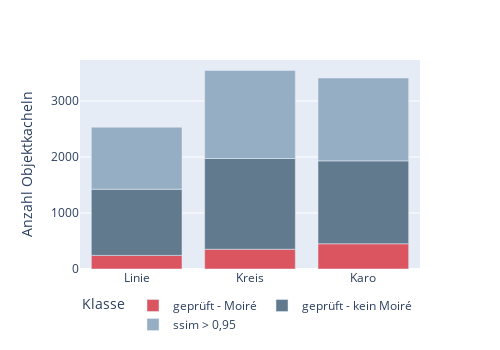

Write notebook code for a chart like this one.
### Code cell
fig = px.bar(
    grouped_by_shape_form.loc[
        :,
        ['checked_moire','checked_no_moire','ssim_no_moire']
    ].rename(
        columns={
            "checked_moire" : "geprüft - Moiré",
            "checked_no_moire" : "geprüft - kein Moiré",
            "ssim_no_moire" : 'ssim > 0,95'
        }
    ),
    labels={
        'index' : '',
        'value' : 'Anzahl Objektkacheln',
        'pattern_shape' : 'Patternvorlage Mustergrundform',
        'variable' : 'Klasse'
    },
    width=500,
    height=350,
    color_discrete_map=COLOR_MAP
)
fig.update_layout(legend={'orientation':'h'})
fig.write_image( attachment_dir / 'grouped_by_shape_form.jpg' )
fig.write_image( attachment_dir / 'grouped_by_shape_form.pdf' )

fig

### Figure 1 — Plotly figure (JSON) as saved in the notebook; plotly's stock layout.template omitted (floating-point values rounded to 4 significant figures)
{"data": [{"alignmentgroup": "True", "hovertemplate": "Klasse=geprüft - Moiré<br>=%{x}<br>Anzahl Objektkacheln=%{y}<extra></extra>", "legendgroup": "geprüft - Moiré", "marker": {"color": "#db5561", "pattern": {"shape": ""}}, "name": "geprüft - Moiré", "offsetgroup": "geprüft - Moiré", "orientation": "v", "showlegend": true, "textposition": "auto", "type": "bar", "x": ["Linie", "Kreis", "Karo"], "xaxis": "x", "y": [243, 353, 451], "yaxis": "y"}, {"alignmentgroup": "True", "hovertemplate": "Klasse=geprüft - kein Moiré<br>=%{x}<br>Anzahl Objektkacheln=%{y}<extra></extra>", "legendgroup": "geprüft - kein Moiré", "marker": {"color": "#627a8e", "pattern": {"shape": ""}}, "name": "geprüft - kein Moiré", "offsetgroup": "geprüft - kein Moiré", "orientation": "v", "showlegend": true, "textposition": "auto", "type": "bar", "x": ["Linie", "Kreis", "Karo"], "xaxis": "x", "y": [1181, 1620, 1480], "yaxis": "y"}, {"alignmentgroup": "True", "hovertemplate": "Klasse=ssim > 0,95<br>=%{x}<br>Anzahl Objektkacheln=%{y}<extra></extra>", "legendgroup": "ssim > 0,95", "marker": {"color": "#96aec3", "pattern": {"shape": ""}}, "name": "ssim > 0,95", "offsetgroup": "ssim > 0,95", "orientation": "v", "showlegend": true, "textposition": "auto", "type": "bar", "x": ["Linie", "Kreis", "Karo"], "xaxis": "x", "y": [1108, 1572, 1480], "yaxis": "y"}], "layout": {"barmode": "relative", "height": 350, "legend": {"orientation": "h", "title": {"text": "Klasse"}, "tracegroupgap": 0}, "margin": {"t": 60}, "width": 500, "xaxis": {"anchor": "y", "autorange": true, "domain": [0, 1], "range": [-0.5, 2.5], "title": {"text": ""}, "type": "category"}, "yaxis": {"anchor": "x", "autorange": true, "domain": [0, 1], "range": [0, 3732.0], "title": {"text": "Anzahl Objektkacheln"}, "type": "linear"}}}
